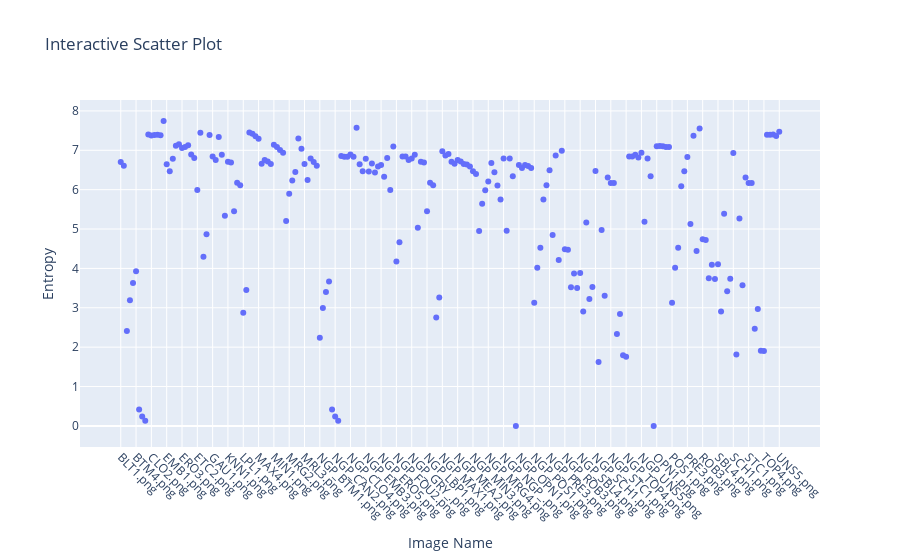

The notebook cell saved with this chart:
### Code cell
data.clear()
from skimage.measure import shannon_entropy
### boundary strength
## sharp images have high laplacian
print("Gradient magnitude mean:")
for name, img in images:
    entropy = shannon_entropy(img)
    print(f"Image {name}: {str(entropy)}")
    data.append([name, entropy])
    
data = sorted(data, key=lambda x: x[0])
for datum in data:
    print(datum)
plot_scatter(data, "Entropy")

### Figure 1 — Plotly figure (JSON) as saved in the notebook; plotly's stock layout.template omitted (floating-point values rounded to 4 significant figures; data arrays with more than 128 entries replaced by an {"elided": "..."} marker saying what was removed)
{"data": [{"hovertemplate": "Image Name=%{x}<br>Entropy=%{y}<extra></extra>", "legendgroup": "", "marker": {"color": "#636efa", "symbol": "circle"}, "mode": "markers", "name": "", "orientation": "v", "showlegend": false, "type": "scatter", "x": {"elided": "216 str values"}, "xaxis": "x", "y": {"elided": "216 float values"}, "yaxis": "y"}], "layout": {"legend": {"tracegroupgap": 0}, "title": {"text": "Interactive Scatter Plot"}, "xaxis": {"anchor": "y", "domain": [0, 1], "tickangle": 45, "title": {"text": "Image Name"}}, "yaxis": {"anchor": "x", "domain": [0, 1], "title": {"text": "Entropy"}}}}
